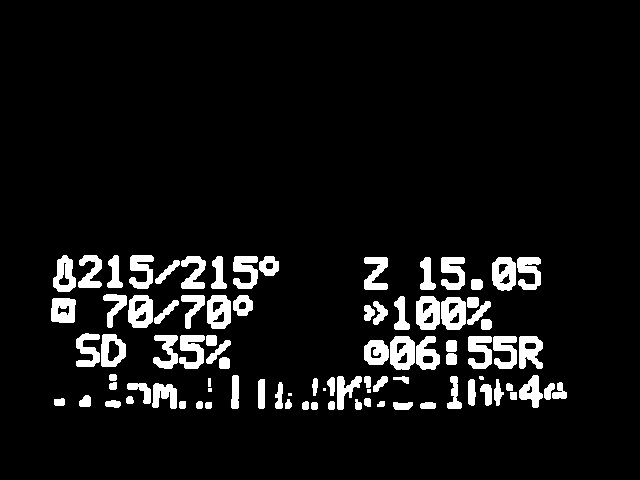
#> input picture mask.png, 640 x 480 px
$ python testkido.py
#> lines starting #> are read from the running program, lines starting #| are printed output that depends on the picture; after the words box and inside, x2 and y2 are one past the last pixel; in counts of white or black regions, pixels touching at a corner belong together
import numpy as np
import cv2
import os
from PIL import Image

#画像の読み込み
#img = cv2.imread("./camera1/camera39.jpg")
img=cv2.imread("./mask.png")
#> img is the input picture: shape (480, 640, 3); 7.4% white; 89 white regions (5 under 20 px), largest, box (x1, y1, x2, y2) and area: (390, 336, 415, 370) 652, (416, 296, 440, 330) 633, (441, 297, 466, 330) 630
kernel = np.ones((5,5),np.uint8)
mask_present_img2 = cv2.dilate(img,kernel,iterations=1)
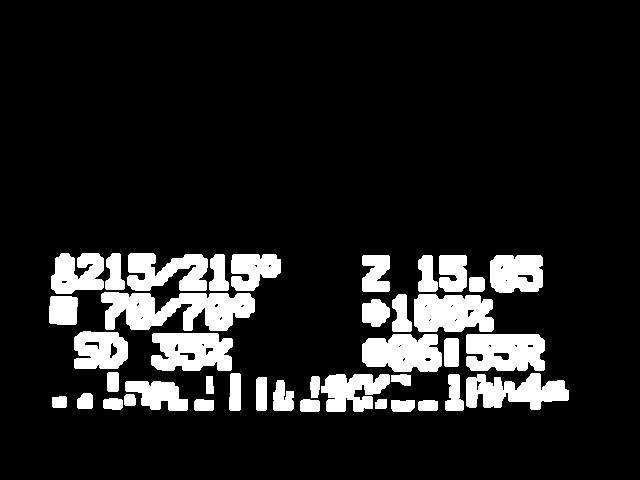
#> mask_present_img2: shape (480, 640, 3); 12.6% white; 40 white regions, largest, box (x1, y1, x2, y2) and area: (101, 292, 255, 331) 4053, (414, 294, 494, 332) 2635, (466, 334, 545, 371) 2617
cv2.imshow('after gamma',mask_present_img2)
cv2.waitKey(0)
cv2.destroyAllWindows()


#γ変換の値
gamma=0.1
#γ変換の対応表を作る
LUT_Table=np.zeros((256,1),dtype='uint8')
print(len(LUT_Table))
for i in range(len(LUT_Table)):
    LUT_Table[i][0]=255*(float(i)/255)**(1.0/gamma)

#γ変換をする
img_gamma=cv2.LUT(img,LUT_Table)
cv2.imwrite("gammma.jpg",img_gamma)
#画像の表示
cv2.imshow('original',img)
cv2.imshow('after gamma',img_gamma)
cv2.waitKey(0)
cv2.destroyAllWindows()
